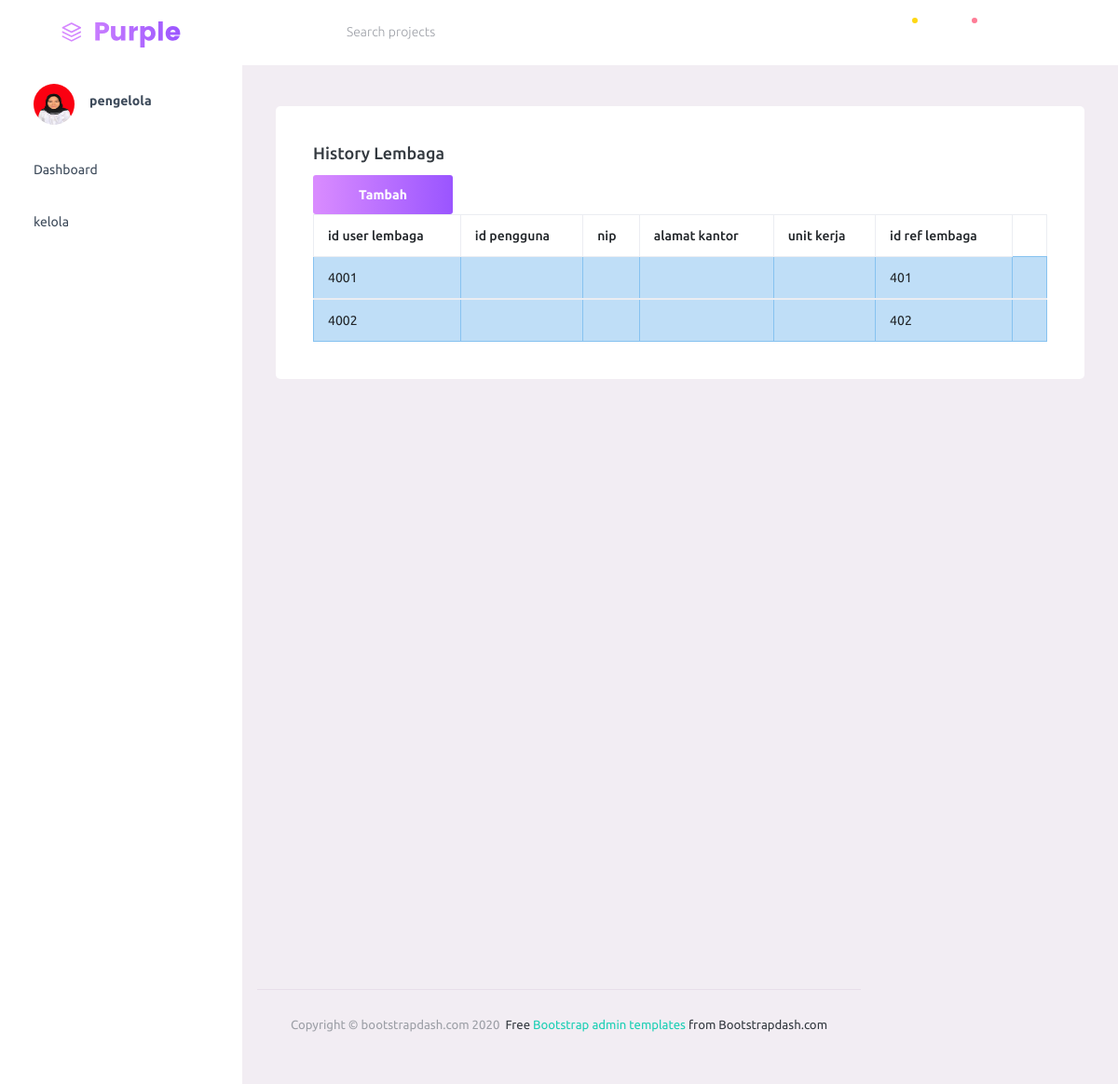
The page /pengelola/historylem.php on the database its author committed.
### tables this page shows
CREATE TABLE `userlembaga` (
  `id_user_lembaga` int(11) NOT NULL,
  `username` varchar(32) NOT NULL,
  `password` varchar(32) NOT NULL,
  `nama_lem` varchar(100) NOT NULL,
  `email_lem` varchar(100) NOT NULL,
  `id_ref_lembaga` int(32) NOT NULL
);

### pengelola/historylem.php (the view, shortened to what this page needs)
<?php
include "header.php";
include "sidebar.php";
?>
 <div class="main-panel">
 	<div class="content-wrapper">
 		<div class="row">
       <div class="col-lg-12 stretch-card">
         <div class="card">
           <div class="card-body">
             <h4 class="card-title">History lembaga</h4>
             <a class="btn btn-gradient-primary btn-fw" href="http://localhost/pengelola/tambahlembaga.php">Tambah</a>
            <table class="table table-bordered">
              <thead>
                <tr>
                  <th> id user lembaga</th>
                  <th> id pengguna </th>
                  <th>nip </th>
                  <th>alamat kantor</th>
                  <th>unit kerja</th>
                  <th>id ref lembaga</th>
                </tr>
              </thead>
              <?php
              include "koneksi.php";
              $sql = "SELECT *from userlembaga";
              $result = $conn->query($sql);
              while($row = mysqli_fetch_array($result)) {
                ?>
              <tbody>
                <tr class="table-info">
                <td> <?php echo $row["id_user_lembaga"]; ?> </td>
                  <td> <?php echo $row["id_pengguna"]; ?> </td>
                  <td> <?php echo $row["nip"]; ?> </td>
                  <td> <?php echo $row["alamatkantor"]; ?> </td>
                  <td> <?php echo $row["unitkerja"]; ?> </td>
                  <td> <?php echo $row["id_ref_lembaga"]; ?> </td>
                  <td>
                </tr>
              </tbody>
              <?php } ?>
            </table>
          </div>
        </div>
      </div>
   <?php
include "footer.php";
?>

### rows shown on the page
userlembaga: id_user_lembaga "4001", id_ref_lembaga "401"
userlembaga: id_user_lembaga "4002", id_ref_lembaga "402"
